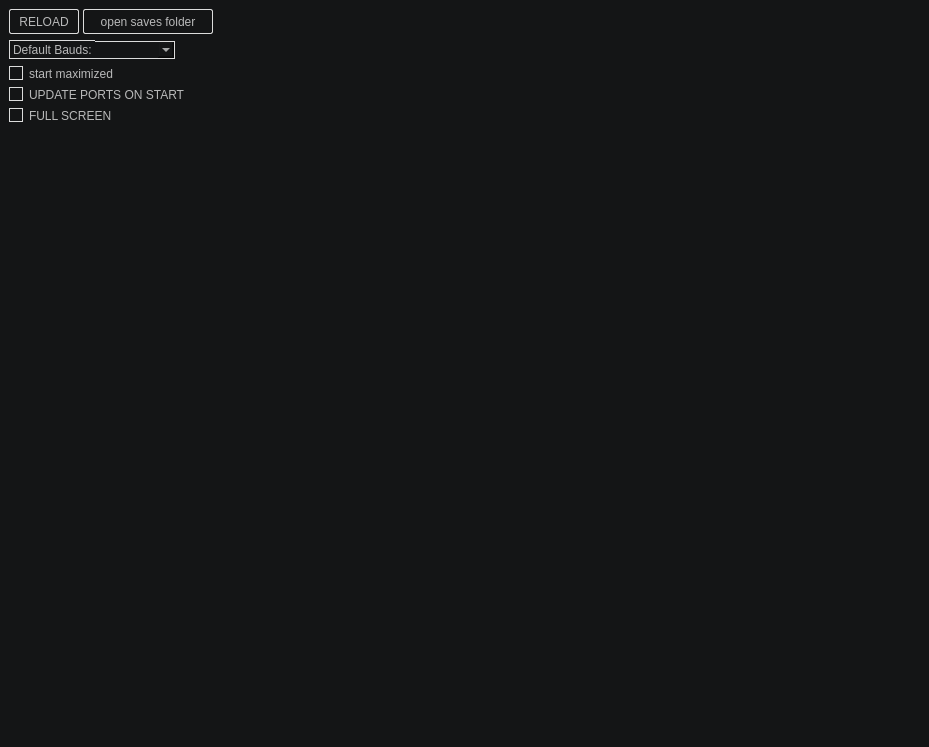
         <widget class="QWidget" name="page_3">
          <property name="styleSheet">
           <string notr="true">color: rgba(255, 255, 255, 0.7);
background-color: rgba(20,21,22,255);
border: 0px solid;</string>
          </property>
          <layout class="QVBoxLayout" name="verticalLayout_7">
           <property name="spacing">
            <number>0</number>
           </property>
           <property name="leftMargin">
            <number>0</number>
           </property>
           <property name="topMargin">
            <number>0</number>
           </property>
           <property name="rightMargin">
            <number>0</number>
           </property>
           <property name="bottomMargin">
            <number>0</number>
           </property>
           <item>
            <widget class="QFrame" name="fr_config">
             <property name="styleSheet">
              <string notr="true">Line{
	background-color:rgba(255,255,255,0.1);
}

QCheckBox::indicator{
	border: 1px solid;
	border-color: rgb(220,220,220);
}

QCheckBox::indicator:checked{
	background-color: rgba(115, 175, 160, 0.9);
}

QCheckBox::indicator:checked:hover{
	background-color: rgba(115, 175, 160, 0.9);
}

QCheckBox::indicator:hover{
	background-color: rgba(240,240,240,0.1);
}

QCheckBox:hover{
	color: rgb(250,250,250);
}
</string>
             </property>
             <property name="frameShape">
              <enum>QFrame::NoFrame</enum>
             </property>
             <property name="frameShadow">
              <enum>QFrame::Raised</enum>
             </property>
             <layout class="QVBoxLayout" name="verticalLayout_6">
              <item>
               <widget class="QFrame" name="fr_config_buttons">
                <property name="styleSheet">
                 <string notr="true">QPushButton {
	border: 1px solid;
	border-color: rgb(220,220,220);
}
QPushButton:hover{
background-color: rgba(155, 155, 155, 0.1)
}

QPushButton:pressed{
	background-color: rgba(155, 155, 155, 0.2)
}
</string>
                </property>
                <property name="frameShape">
                 <enum>QFrame::StyledPanel</enum>
                </property>
                <property name="frameShadow">
                 <enum>QFrame::Raised</enum>
                </property>
                <layout class="QHBoxLayout" name="horizontalLayout_12">
                 <property name="spacing">
                  <number>4</number>
                 </property>
                 <property name="leftMargin">
                  <number>0</number>
                 </property>
                 <property name="topMargin">
                  <number>0</number>
                 </property>
                 <property name="rightMargin">
                  <number>0</number>
                 </property>
                 <property name="bottomMargin">
                  <number>0</number>
                 </property>
                 <item>
                  <widget class="QPushButton" name="btn_refresh">
                   <property name="minimumSize">
                    <size>
                     <width>70</width>
                     <height>25</height>
                    </size>
                   </property>
                   <property name="maximumSize">
                    <size>
                     <width>60</width>
                     <height>25</height>
                    </size>
                   </property>
                   <property name="cursor">
                    <cursorShape>PointingHandCursor</cursorShape>
                   </property>
                   <property name="styleSheet">
                    <string notr="true">border-radius: 2px;</string>
                   </property>
                   <property name="text">
                    <string>RELOAD</string>
                   </property>
                  </widget>
                 </item>
                 <item>
                  <widget class="QPushButton" name="btn_opn_logs">
                   <property name="minimumSize">
                    <size>
                     <width>130</width>
                     <height>25</height>
                    </size>
                   </property>
                   <property name="maximumSize">
                    <size>
                     <width>60</width>
                     <height>25</height>
                    </size>
                   </property>
                   <property name="cursor">
                    <cursorShape>PointingHandCursor</cursorShape>
                   </property>
                   <property name="toolTip">
                    <string>&lt;html&gt;&lt;head/&gt;&lt;body&gt;&lt;p&gt;&lt;br/&gt;&lt;/p&gt;&lt;/body&gt;&lt;/html&gt;</string>
                   </property>
                   <property name="whatsThis">
                    <string>&lt;html&gt;&lt;head/&gt;&lt;body&gt;&lt;p&gt;&lt;br/&gt;&lt;/p&gt;&lt;/body&gt;&lt;/html&gt;</string>
                   </property>
                   <property name="styleSheet">
                    <string notr="true">border-radius: 2px;</string>
                   </property>
                   <property name="text">
                    <string>open saves folder</string>
                   </property>
                  </widget>
                 </item>
                 <item>
                  <spacer name="horizontalSpacer_5">
                   <property name="orientation">
                    <enum>Qt::Horizontal</enum>
                   </property>
                   <property name="sizeHint" stdset="0">
                    <size>
                     <width>40</width>
                     <height>20</height>
                    </size>
                   </property>
                  </spacer>
                 </item>
                </layout>
               </widget>
              </item>
              <item>
               <widget class="QFrame" name="fr_config_default_bauds">
                <property name="styleSheet">
                 <string notr="true">QComboBox{
	border: 1px solid;
	border-left: 0px;
	border-color: rgb(220,220,220);
}

QComboBox:hover{
	background-color: rgb(22, 22, 22);
}

QComboBox QAbstractItem{
    selection-background-color:   rgb(47, 175, 178);
    border: none;
}

QComboBox:QAbstractItem:hover{
    color:rgba(52, 175, 160, 0.9);
}


QListView{
	color: rgba(255, 255, 255, 0.6);
	border: 0px;
}
</string>
                </property>
                <property name="frameShape">
                 <enum>QFrame::StyledPanel</enum>
                </property>
                <property name="frameShadow">
                 <enum>QFrame::Raised</enum>
                </property>
                <layout class="QHBoxLayout" name="horizontalLayout_8">
                 <property name="spacing">
                  <number>0</number>
                 </property>
                 <property name="leftMargin">
                  <number>0</number>
                 </property>
                 <property name="topMargin">
                  <number>0</number>
                 </property>
                 <property name="rightMargin">
                  <number>0</number>
                 </property>
                 <property name="bottomMargin">
                  <number>0</number>
                 </property>
                 <item>
                  <widget class="QLabel" name="config_default_bauds_label">
                   <property name="minimumSize">
                    <size>
                     <width>0</width>
                     <height>19</height>
                    </size>
                   </property>
                   <property name="maximumSize">
                    <size>
                     <width>16777215</width>
                     <height>19</height>
                    </size>
                   </property>
                   <property name="styleSheet">
                    <string notr="true">border: 1px solid;
border-right: 0px;
border-color: rgb(220,220,220);</string>
                   </property>
                   <property name="text">
                    <string>Default Bauds:</string>
                   </property>
                   <property name="alignment">
                    <set>Qt::AlignLeading|Qt::AlignLeft|Qt::AlignVCenter</set>
                   </property>
                  </widget>
                 </item>
                 <item>
                  <widget class="QComboBox" name="config_default_bauds">
                   <property name="minimumSize">
                    <size>
                     <width>80</width>
                     <height>0</height>
                    </size>
                   </property>
                   <property name="cursor">
                    <cursorShape>PointingHandCursor</cursorShape>
                   </property>
                   <property name="styleSheet">
                    <string notr="true"/>
                   </property>
                   <property name="currentText">
                    <string/>
                   </property>
                   <property name="placeholderText">
                    <string/>
                   </property>
                  </widget>
                 </item>
                 <item>
                  <spacer name="horizontalSpacer_6">
                   <property name="orientation">
                    <enum>Qt::Horizontal</enum>
                   </property>
                   <property name="sizeHint" stdset="0">
                    <size>
                     <width>745</width>
                     <height>20</height>
                    </size>
                   </property>
                  </spacer>
                 </item>
                </layout>
               </widget>
              </item>
              <item>
               <widget class="QCheckBox" name="btn_start_max">
                <property name="maximumSize">
                 <size>
                  <width>150</width>
                  <height>16777215</height>
                 </size>
                </property>
                <property name="cursor">
                 <cursorShape>PointingHandCursor</cursorShape>
                </property>
                <property name="styleSheet">
                 <string notr="true">border-radius: 25px;</string>
                </property>
                <property name="text">
                 <string>start maximized</string>
                </property>
               </widget>
              </item>
              <item>
               <widget class="QCheckBox" name="btn_auto_update">
                <property name="maximumSize">
                 <size>
                  <width>16777215</width>
                  <height>16777215</height>
                 </size>
                </property>
                <property name="cursor">
                 <cursorShape>PointingHandCursor</cursorShape>
                </property>
                <property name="styleSheet">
                 <string notr="true"/>
                </property>
                <property name="text">
                 <string>UPDATE PORTS ON START</string>
                </property>
               </widget>
              </item>
              <item>
               <widget class="QCheckBox" name="btn_set_full_screen">
                <property name="maximumSize">
                 <size>
                  <width>16777215</width>
                  <height>16777215</height>
                 </size>
                </property>
                <property name="cursor">
                 <cursorShape>PointingHandCursor</cursorShape>
                </property>
                <property name="styleSheet">
                 <string notr="true"/>
                </property>
                <property name="text">
                 <string>FULL SCREEN</string>
                </property>
               </widget>
              </item>
              <item>
               <spacer name="verticalSpacer_2">
                <property name="orientation">
                 <enum>Qt::Vertical</enum>
                </property>
                <property name="sizeHint" stdset="0">
                 <size>
                  <width>20</width>
                  <height>615</height>
                 </size>
                </property>
               </spacer>
              </item>
             </layout>
            </widget>
           </item>
          </layout>
         </widget>
